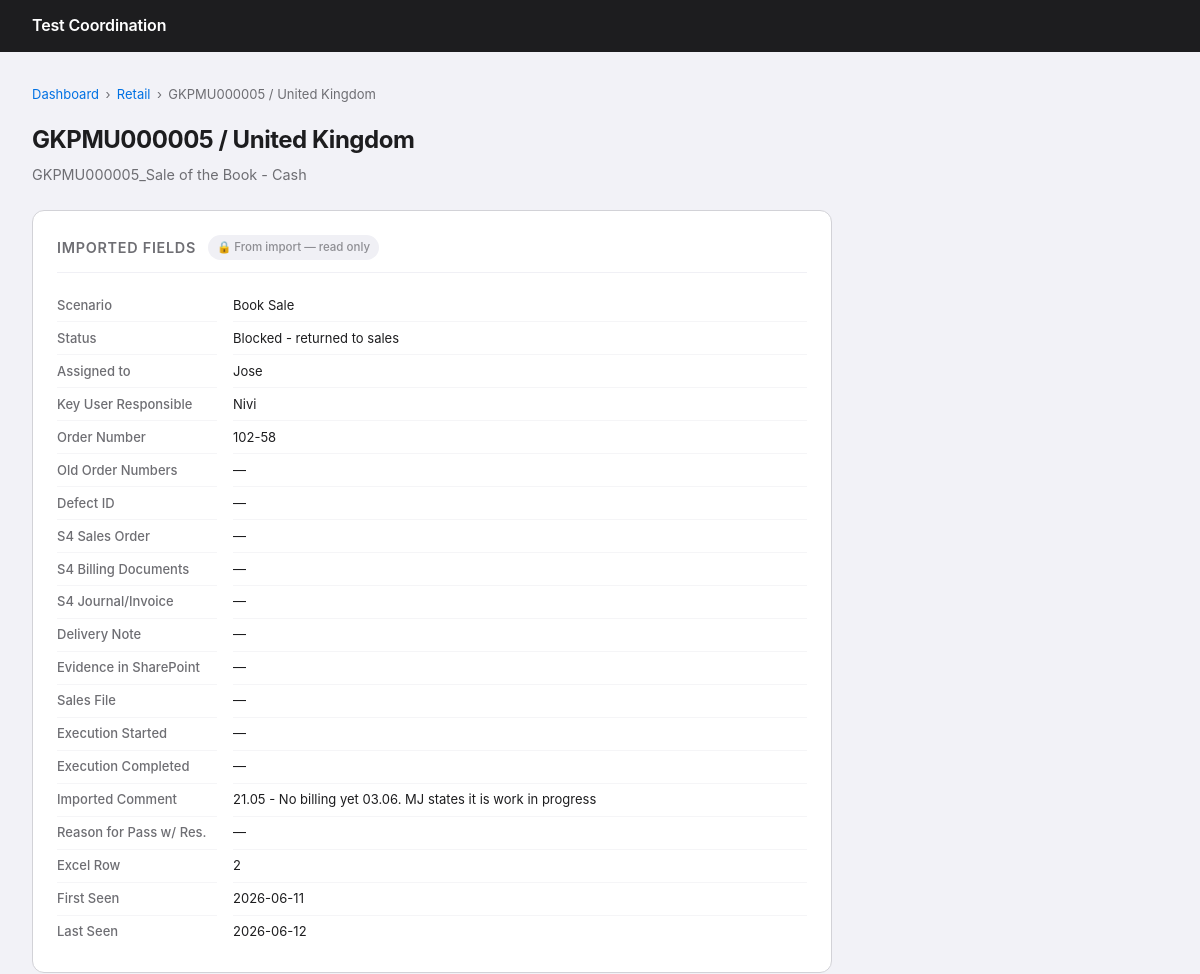
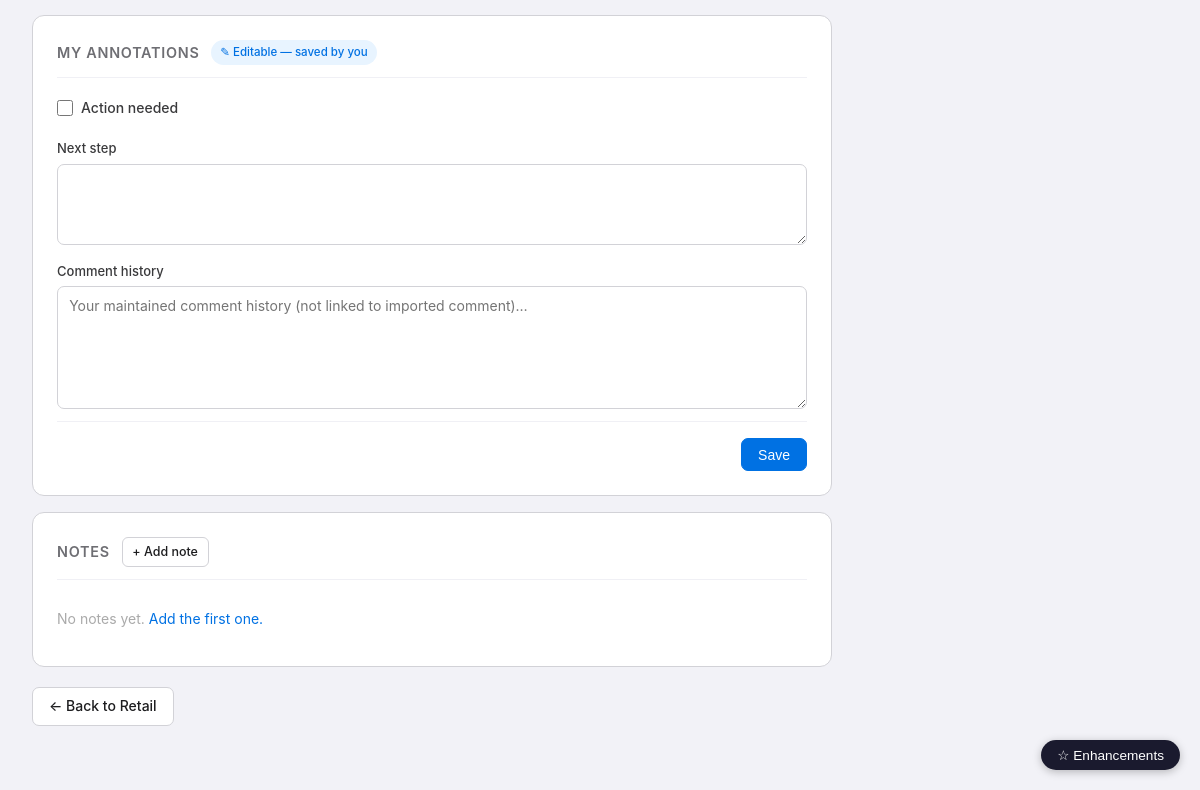
The page /retail/784 on the database its author committed (2 pictures, top to bottom).
### tables this page shows
CREATE TABLE retail (
            retail_id                        INTEGER PRIMARY KEY AUTOINCREMENT,
            test_case_id                     TEXT NOT NULL,
            country                          TEXT NOT NULL,
            testcase_name                    TEXT,
            testcase_scenario                TEXT,
            status                           TEXT,
            assigned_to                      TEXT,
            key_user_responsible             TEXT,
            evidence_in_sharepoint           TEXT,
            sales_file                       TEXT,
            execution_started                TEXT,
            execution_completed              TEXT,
            order_number                     TEXT,
            old_order_numbers                TEXT,
            defect_id_ref                    TEXT,
            s4_sales_order                   TEXT,
            s4_billing_documents             TEXT,
            s4_journal_invoice_entry         TEXT,
            delivery_note                    TEXT,
            comment                          TEXT,
            reason_for_pass_with_reservation TEXT,
            excel_row                        INTEGER,
            match_key                        TEXT NOT NULL,
            first_seen                       TEXT,
            last_seen                        TEXT
        );

### app/web.py (the view, shortened to what this page needs)
@app.route("/retail/<int:retail_id>", methods=["GET", "POST"])
def retail_detail(retail_id: int):
    conn = _get_conn()
    try:
        row = database.get_retail_by_id(conn, retail_id)
        if row is None:
            conn.close()
            return render_template("404.html", defect_id=str(retail_id)), 404
        notes = database.list_notes(conn, "retail", retail_id)
    finally:
        conn.close()
    saved        = request.args.get("saved") == "1"
    note_added   = request.args.get("note_added") == "1"
    note_saved   = request.args.get("note_saved") == "1"
    note_deleted = request.args.get("note_deleted") == "1"
    return render_template(
        "retail_detail.html",
        row=row, notes=notes,
        saved=saved, note_added=note_added,
        note_saved=note_saved, note_deleted=note_deleted,
    )

### app/database.py (called while the page is built)
def get_connection(db_path: Path) -> sqlite3.Connection:
    conn = sqlite3.connect(str(db_path))
    conn.execute("PRAGMA journal_mode=WAL")
    return conn

def _rows_to_dicts(cursor: sqlite3.Cursor) -> list[dict]:
    cols = [d[0] for d in cursor.description]
    return [dict(zip(cols, row)) for row in cursor.fetchall()]

def list_notes(conn: sqlite3.Connection, entity_type: str, entity_id: str) -> list[dict]:
    return _rows_to_dicts(conn.execute(
        "SELECT * FROM notes WHERE entity_type = ? AND entity_id = ? ORDER BY created_at DESC",
        (entity_type, str(entity_id)),
    ))

def get_retail_by_id(conn: sqlite3.Connection, retail_id: int) -> dict | None:
    sql = """
        SELECT r.*,
               a.next_step, a.comment_history,
               a.updated_at AS annotation_updated_at,
               COALESCE(a.action_needed, 0) AS action_needed,
               (SELECT COUNT(*) FROM notes n WHERE n.entity_type = 'retail'
                AND n.entity_id = CAST(r.retail_id AS TEXT)) AS note_count
        FROM retail r
        LEFT JOIN retail_annotations a ON a.retail_id = r.retail_id
        WHERE r.retail_id = ?
    """
    rows = _rows_to_dicts(conn.execute(sql, (retail_id,)))
    return rows[0] if rows else None

### app/web.py (called while the page is built)
def _get_conn():
    return database.get_connection(_db_path)

### app/templates/retail_detail.html (shortened to what this page needs)
{% extends "base.html" %}
{% block content %}
<nav class="breadcrumb">
  <a href="{{ url_for('dashboard') }}">Dashboard</a>
  <span>›</span>
  <a href="{{ url_for('retail_list') }}">Retail</a>
  <span>›</span>
  <span>{{ row.test_case_id }} / {{ row.country }}</span>
</nav>
<div class="page-header">
  <h1>{{ row.test_case_id }} / {{ row.country }}</h1>
  {% if row.testcase_name %}<p class="page-subtitle">{{ row.testcase_name }}</p>{% endif %}
</div>
<div class="detail-card">
  <div class="card-header-row">
    <h2>Imported fields</h2>
    <span class="readonly-badge">&#128274; From import — read only</span>
  </div>
  <dl class="field-list">
    {% for label, value in imported %}
    <dt>{{ label }}</dt>
    <dd>{{ value if value is not none and value != '' else '—' }}</dd>
    {% endfor %}
  </dl>
</div>
<div class="annotation-card">
  <div class="card-header-row">
    <h2>My annotations</h2>
    <span class="editable-badge">&#9998; Editable — saved by you</span>
  </div>
  <form method="post" action="{{ url_for('retail_detail', retail_id=row.retail_id) }}">
    <div class="form-stack">
      <div class="checkbox-row">
        <input id="f-action_needed" type="checkbox" name="action_needed" value="1"
               {% if row.action_needed %}checked{% endif %}>
        <label for="f-action_needed">Action needed</label>
      </div>
      <div class="form-field">
        <label for="f-nextstep">Next step</label>
        <textarea id="f-nextstep" name="next_step" rows="3">{{ row.next_step or '' }}</textarea>
      </div>
      <div class="form-field">
        <label for="f-commenthistory">Comment history</label>
        <textarea id="f-commenthistory" name="comment_history" rows="5"
                  placeholder="Your maintained comment history (not linked to imported comment)…">{{ row.comment_history or '' }}</textarea>
      </div>
    </div>
    <div class="form-footer">
      <button type="submit" class="btn btn-primary">Save</button>
    </div>
  </form>
</div>
<div class="notes-card" id="notes">
  <div class="card-header-row">
    <h2>Notes</h2>
    <a href="{{ url_for('retail_note_add_form', retail_id=row.retail_id) }}" class="btn btn-sm">+ Add note</a>
  </div>
  {% if notes %}
  <div class="notes-list">
    {% for n in notes %}
    <div class="note-item">
      <div class="note-meta">
        <span class="note-heading">{{ n.heading or '(no heading)' }}</span>
        <span class="note-date mono">{{ n.created_at }}</span>
      </div>
      <p class="note-text">{{ n.note or '' }}</p>
      <div class="note-actions">
        <a href="{{ url_for('retail_note_edit', retail_id=row.retail_id, note_id=n.id) }}" class="btn btn-sm">Edit</a>
        <a href="{{ url_for('retail_note_delete', retail_id=row.retail_id, note_id=n.id) }}" class="btn btn-sm btn-danger">Delete</a>
      </div>
    </div>
    {% endfor %}
  </div>
  {% else %}
  <p class="notes-empty">No notes yet. <a href="{{ url_for('retail_note_add_form', retail_id=row.retail_id) }}">Add the first one.</a></p>
  {% endif %}
</div>
<div class="btn-row">
  <a href="{{ url_for('retail_list') }}" class="btn">&#8592; Back to Retail</a>
</div>
{% endblock %}

### app/static/style.css (style rules this page uses)
*, *::before, *::after { box-sizing: border-box; margin: 0; padding: 0; }
body { font-family: -apple-system, BlinkMacSystemFont, 'Segoe UI', Roboto, sans-serif; font-size: 14px; line-height: 1.6; color: #1d1d1f; background: #f2f2f7; }
.page-header { margin-bottom: 1.5rem; }
.page-header h1 { font-size: 1.5rem; font-weight: 700; letter-spacing: -0.02em; }
.page-subtitle { margin-top: 0.25rem; color: #6e6e73; font-size: 0.9rem; }
.btn { display: inline-block; padding: 0.45rem 1rem; border-radius: 7px; font-size: 0.875rem; font-weight: 500; cursor: pointer; text-decoration: none; border: 1px solid #d2d2d7; background: #fff; color: #1d1d1f; transition: background 0.12s, border-color 0.12s; white-space: nowrap; }
.btn-primary { background: #0071e3; color: #fff; border-color: #0071e3; }
.btn-row { display: flex; gap: 0.5rem; margin-top: 1.25rem; flex-wrap: wrap; }
.breadcrumb { font-size: 0.8125rem; color: #6e6e73; margin-bottom: 1rem; display: flex; gap: 0.4rem; align-items: center; flex-wrap: wrap; }
.breadcrumb a { color: #0071e3; text-decoration: none; }
.detail-card { background: #fff; border: 1px solid #d2d2d7; border-radius: 12px; padding: 1.5rem; max-width: 800px; margin-bottom: 1rem; }
.detail-card h2 { font-size: 0.9rem; font-weight: 600; text-transform: uppercase; letter-spacing: 0.05em; color: #6e6e73; margin-bottom: 1rem; padding-bottom: 0.75rem; border-bottom: 1px solid #f0f0f5; }
.field-list { display: grid; grid-template-columns: 160px 1fr; gap: 0 1rem; }
dt { font-size: 0.8125rem; font-weight: 500; color: #6e6e73; padding: 0.35rem 0; border-bottom: 1px solid #f5f5f7; }
dd { font-size: 0.8125rem; padding: 0.35rem 0; border-bottom: 1px solid #f5f5f7; word-break: break-word; }
dt:last-of-type, dd:last-of-type { border-bottom: none; }
.card-header-row { display: flex; align-items: center; gap: 0.75rem; margin-bottom: 1rem; padding-bottom: 0.75rem; border-bottom: 1px solid #f0f0f5; }
.card-header-row h2 { font-size: 0.9rem; font-weight: 600; text-transform: uppercase; letter-spacing: 0.05em; color: #6e6e73; margin: 0; padding: 0; border: none; }
.detail-card h2 { margin-bottom: 0; padding-bottom: 0; border-bottom: none; }
.readonly-badge { font-size: 0.72rem; font-weight: 500; background: #f0f0f5; color: #8e8e93; padding: 0.2rem 0.55rem; border-radius: 20px; white-space: nowrap; }
.editable-badge { font-size: 0.72rem; font-weight: 500; background: #e8f4ff; color: #0071e3; padding: 0.2rem 0.55rem; border-radius: 20px; white-space: nowrap; }
.annotation-card { background: #fff; border: 1px solid #d2d2d7; border-radius: 12px; padding: 1.5rem; max-width: 800px; margin-bottom: 1rem; }
.form-stack { display: flex; flex-direction: column; gap: 1rem; }
.form-field { display: flex; flex-direction: column; gap: 0.3rem; }
.form-field label { font-size: 0.8125rem; font-weight: 500; color: #3a3a3c; }
.form-field textarea, .form-field input[type="text"] { padding: 0.5rem 0.7rem; border: 1px solid #d2d2d7; border-radius: 7px; font-size: 0.875rem; font-family: inherit; line-height: 1.5; color: #1d1d1f; background: #fff; }
.form-field textarea { resize: vertical; min-height: 72px; }
.checkbox-row { display: flex; align-items: center; gap: 0.5rem; padding: 0.2rem 0; }
.checkbox-row input[type="checkbox"] { width: 16px; height: 16px; cursor: pointer; accent-color: #0071e3; }
.checkbox-row label { font-size: 0.875rem; font-weight: 500; color: #3a3a3c; cursor: pointer; }
.form-footer { display: flex; align-items: center; justify-content: space-between; padding-top: 1rem; margin-top: 0.75rem; border-top: 1px solid #f0f0f5; flex-wrap: wrap; gap: 0.5rem; }
.btn-sm { padding: 0.25rem 0.6rem; font-size: 0.78rem; border-radius: 6px; }
.notes-card { background: #fff; border: 1px solid #d2d2d7; border-radius: 12px; padding: 1.5rem; max-width: 800px; margin-bottom: 1rem; }
.notes-empty { font-size: 0.875rem; color: #aaa; padding: 0.75rem 0; }
.notes-empty a { color: #0071e3; text-decoration: none; }

### rows shown on the page
retail: test_case_id "GKPMU000005", country "United Kingdom", testcase_name "GKPMU000005_Sale of the Book - Cash", label "Scenario", testcase_scenario "Book Sale", label "Status", status "Blocked - returned to sales", label "Assigned to", assigned_to "Jose", label "Key User Responsible", key_user_responsible "Nivi", label "Order Number", order_number "102-58", label "Imported Comment", comment "21.05 - No billing yet 03.06. MJ states it is work in progress", label "First Seen", first_seen "2026-06-11", label "Last Seen", last_seen "2026-06-12"

### other values the page prints
{{ label }} "Old Order Numbers" "Defect ID" "S4 Sales Order" "S4 Billing Documents" "S4 Journal/Invoice" "Delivery Note" "Evidence in SharePoint" "Sales File" "Execution Started" "Execution Completed" "Reason for Pass w/ Res." "Excel Row"
{{ value if value is not none and value != '' else '—' }} "—" "—" "—" "—" "—" "—" "—" "—" "—" "—" "—" "2"
